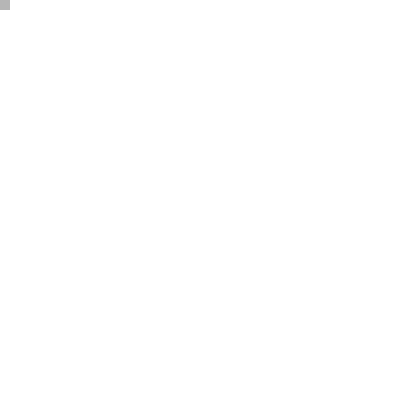
Frame 1 (no input)
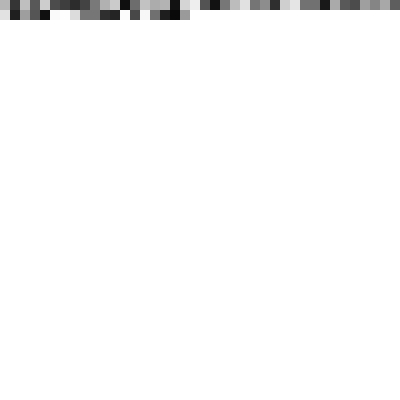
Frame 60 (no input)
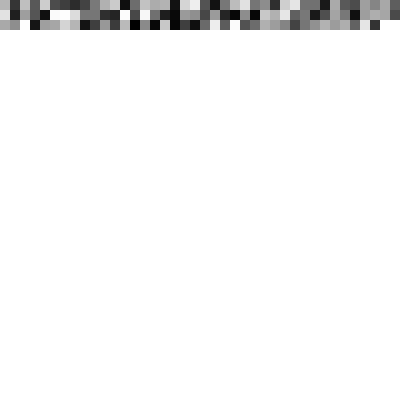
Frame 120 (the mouse pressed at the canvas centre since frame 60)

The p5.js sketch that drew these frames (run headless with seeded random() and noise() and a simulated clock; from frame 60 on, the mouse is pressed at the canvas centre):

// p5.js sketch
// ── sketch.js
// https://editor.p5js.org/jht9629-nyu/sketches/xPpK77F8_
// pattern-animation random rgb

let my = {};

function setup() {
  createCanvas(400, 400);
  my.x = 0;
  my.y = 0;
  strokeWeight(0);
  // frameRate(1);
}

function draw() {
  // uncomment to see animation
  // background(220);

  // Select a random color
  // fill(random(255), random(255), random(255));
  fill(random(255));

  // draw a shape
  rect(my.x, my.y, 10, 10);
  // ellipse(my.x, my.y, 10, 10)

  // change the global variables for x,y location
  my.x += 10;
  if (my.x > width) {
    my.x = 0;
    my.y += 10;
    if (my.y > height) {
      my.y = 0;
    }
  }
}

// https://editor.p5js.org/jht9629-nyu/sketches/1Tc2xb_4m
// pattern-animation
// global variable x,y used to created pattern or animation
// of shape flowing from left to right, top to bottom of canvas
